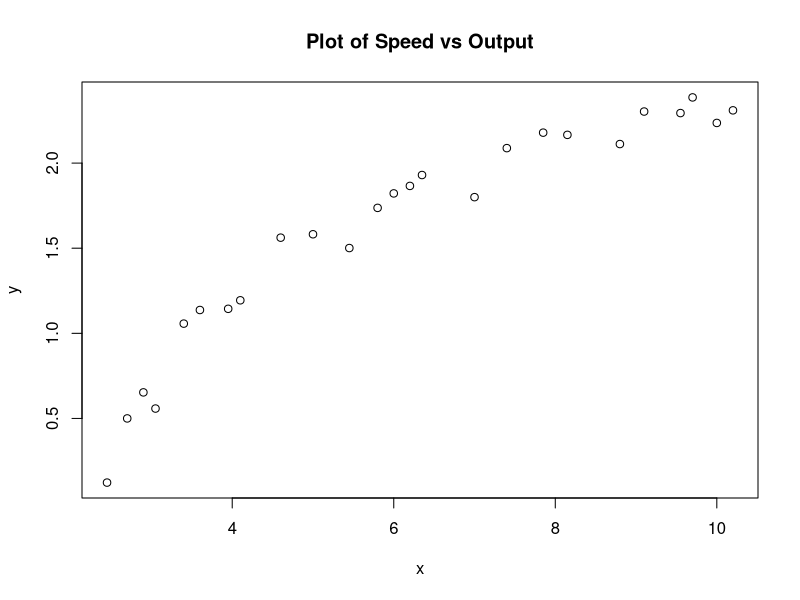
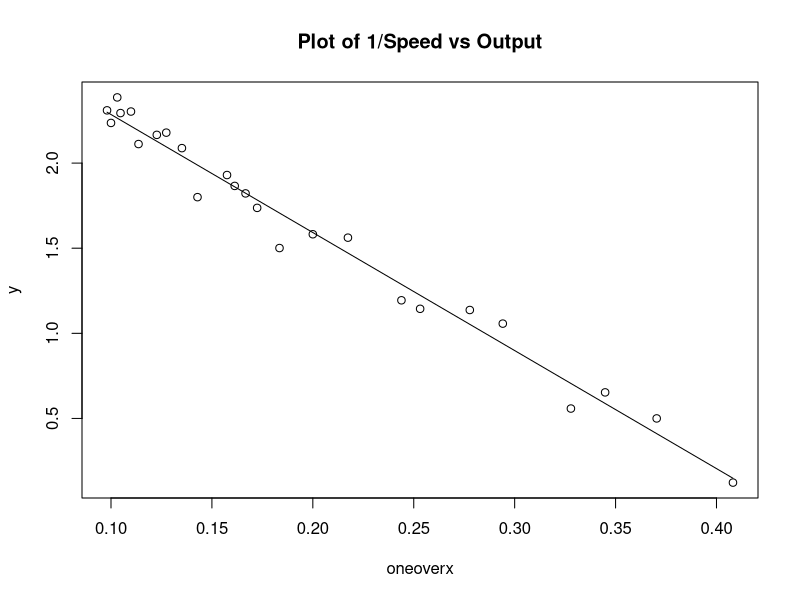

Generate these figures, in order, with R:
# Bacteriatable = read.csv("BacteriaDeath.csv",header = FALSE)


# t = Bacteriatable[,1]
# y = Bacteriatable[,2]
# lgy = log(y)

# plot(t,y , title("Plot of T and Y"))

# plot(t,lgt , title("Plot of X and Log(Y)"))

# summary(lm(lgy~x))
# the coefficient  of t is -0.218425
# the intercept is  5.973160
WindSpeedtable = read.csv("WindSpeed.csv", header =FALSE)

x = WindSpeedtable[,2]
y = WindSpeedtable[,1]
oneoverx = 1/x

plot(x,y,title("Plot of Speed vs Output"))

plot(oneoverx, y, title("Plot of 1/Speed vs Output"))
#1/x plot suggest a more linear relationship
summary(lm(y~oneoverx))
# the intercept is 2.9789
# the coefficient is -6.9345


lines(c(0.40816327,0.09803922) , c(-6.9345*0.40816327+ 2.9789, -6.9345*0.09803922+ 2.9789))

-6.9345*(1/8) + 2.9789